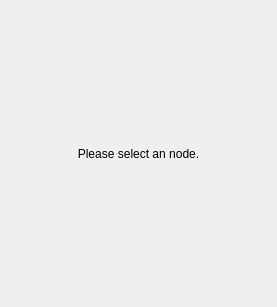
<?xml version="1.0" encoding="UTF-8"?>
<ui version="4.0">
 <class>NodeDetailDockWidget</class>
 <widget class="QDockWidget" name="NodeDetailDockWidget">
  <property name="geometry">
   <rect>
    <x>0</x>
    <y>0</y>
    <width>277</width>
    <height>307</height>
   </rect>
  </property>
  <property name="windowTitle">
   <string>Node Detail</string>
  </property>
  <widget class="QWidget" name="dockWidgetContents">
   <layout class="QGridLayout" name="gridLayout">
    <item row="0" column="0">
     <widget class="QStackedWidget" name="stackedWidget">
      <property name="currentIndex">
       <number>0</number>
      </property>
      <widget class="QWidget" name="nonePage">
       <layout class="QGridLayout">
        <property name="margin">
         <number>0</number>
        </property>
        <item row="0" column="0">
         <widget class="QLabel" name="label_4">
          <property name="text">
           <string>Please select an node.</string>
          </property>
          <property name="alignment">
           <set>Qt::AlignCenter</set>
          </property>
         </widget>
        </item>
       </layout>
      </widget>
      <widget class="QWidget" name="nodePage">
       <layout class="QGridLayout" name="_3">
        <property name="margin">
         <number>0</number>
        </property>
        <item row="0" column="0">
         <widget class="QLabel" name="label_2">
          <property name="text">
           <string>Name:</string>
          </property>
          <property name="alignment">
           <set>Qt::AlignRight|Qt::AlignTrailing|Qt::AlignVCenter</set>
          </property>
          <property name="buddy">
           <cstring>nodeNameLineEdit</cstring>
          </property>
         </widget>
        </item>
        <item row="0" column="1">
         <widget class="QLineEdit" name="nodeNameLineEdit">
          <property name="readOnly">
           <bool>true</bool>
          </property>
         </widget>
        </item>
        <item row="1" column="0" colspan="2">
         <widget class="QGraphicsView" name="graphicsView"/>
        </item>
       </layout>
      </widget>
     </widget>
    </item>
   </layout>
  </widget>
 </widget>
 <resources/>
 <connections/>
</ui>
